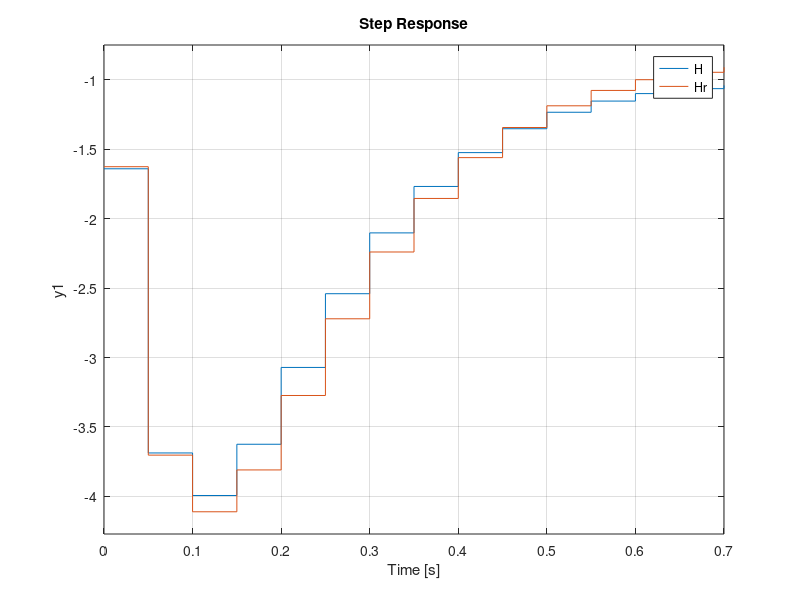
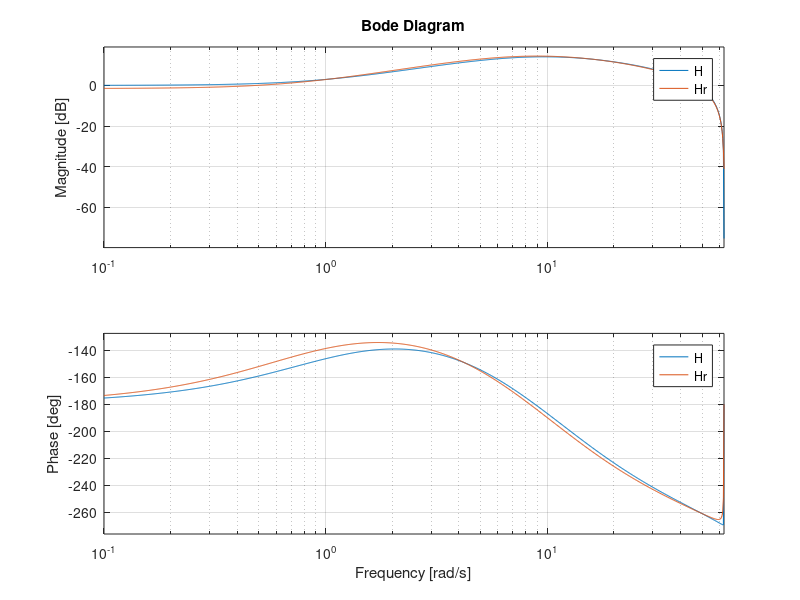

The MATLAB source for these figures, in order:
n = 3;
h = 0.05;

A = [0.6 0.5; 0 0.6];
B = [0; 2.34];
C = [0.788 -0.875];
D = [-1.64];

H = ss(A, B, C, D, h);

Ar = round(2^n*A)/2^n;
Br = round(2^n*B)/2^n;
Cr = round(2^n*C)/2^n;
Dr = round(2^n*D)/2^n;

Hr = ss(Ar, Br, Cr, Dr, h);

step(H, Hr);
figure
bode(H, Hr);

